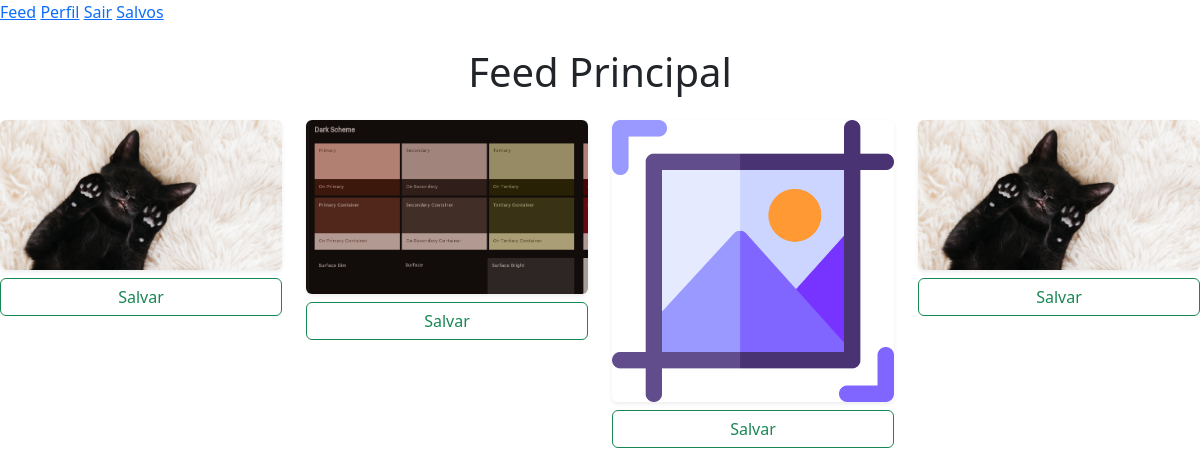
The app's page /feed (signed in) with its own data.
### appflexi/models.py (models this page shows)
class Photo(database.Model):
    id = database.Column(database.Integer, primary_key=True)
    file_name = database.Column(database.String(255), default="default.png")
    upload_date = database.Column(
        database.DateTime(timezone=True),
        nullable=False,
        default=lambda: datetime.now(timezone.utc)
    )
    user_id = database.Column(
        database.Integer,
        database.ForeignKey('user.id'),
        nullable=False
    )

### appflexi/routes.py (the view)
@app.route('/feed')
@login_required
def feed():
    photos = Photo.query.order_by(Photo.upload_date.desc()).all()
    return render_template("feed.html", photos=photos)

### appflexi/models.py (called while the page is built)
@login_manager.user_loader
def load_user(user_id):
    return User.query.get(int(user_id))

### appflexi/templates/feed.html (shortened to what this page needs)
{% extends "homepage.html" %}
{% block body %}
    {% include "navbar.html" %}
    <h1 class="text-center my-4">Feed Principal</h1>
    <div class="row">
        {% for photo in photos %}
            <div class="col-md-3 mb-4 text-center">
                <a href="{{ url_for('profile', user_id=photo.user_id) }}">
                    <img class="img-fluid rounded shadow-sm mb-2" src="{{ url_for('static', filename='posts_photos/'~ photo.file_name) }}" alt="~ photo.file_namex">
                </a>
                <form action="{{ url_for('save_photo', photo_id=photo.id) }}" method="post">
                    <button type="submit" class="btn btn-outline-success w-100">Salvar</button>
                </form>
            </div>
        {% endfor %}
    </div>
{% endblock %}

### records on screen
Photo: file_name (picture)
Photo: file_name (picture)
Photo: file_name (placeholder picture)
Photo: file_name (picture)
